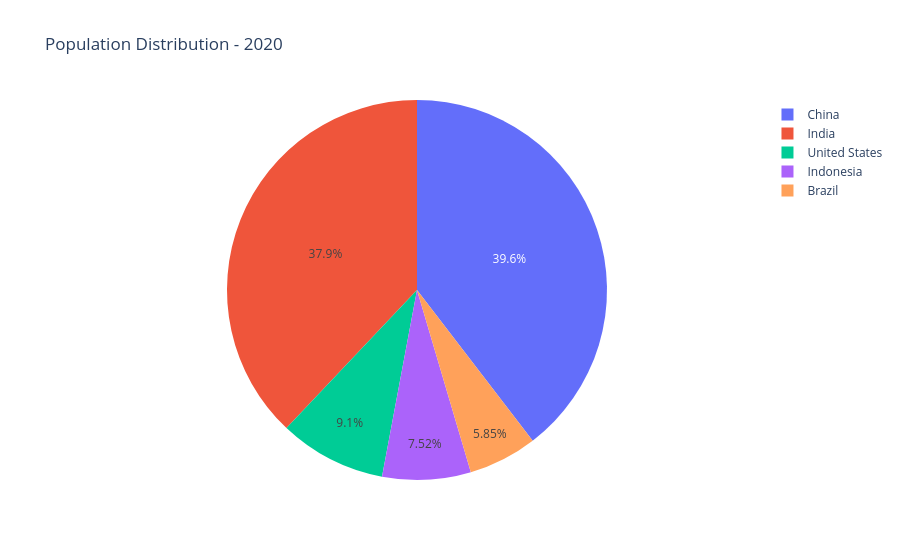

Notebook code for this chart:
### Code cell
fig = px.pie(
    df_pivot_2020T,
    names=df_pivot_2020T.index,
    values=2020.0,
    title="Population Distribution - 2020"
)

fig.show()

### Figure 1 — Plotly figure (JSON) as saved in the notebook; plotly's stock layout.template omitted (floating-point values rounded to 4 significant figures)
{"data": [{"domain": {"x": [0, 1], "y": [0, 1]}, "hovertemplate": "country=%{label}<br>2020.0=%{value}<extra></extra>", "labels": ["United States", "India", "China", "Brazil", "Indonesia"], "legendgroup": "", "name": "", "showlegend": true, "type": "pie", "values": [331002651, 1380004385, 1439323776, 212559417, 273523615]}], "layout": {"legend": {"tracegroupgap": 0}, "title": {"text": "Population Distribution - 2020"}}}
